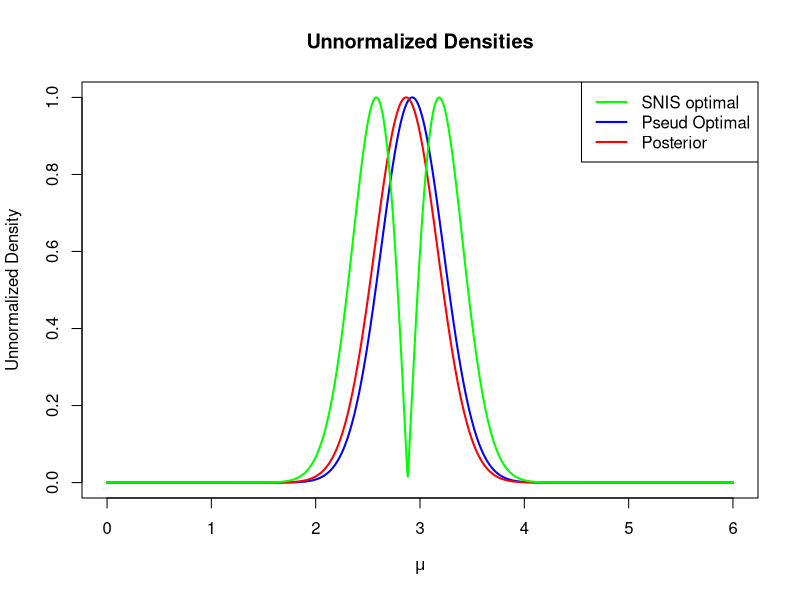

Write the R code that produced this figure. (Note: this script raises an error after producing the figure.)

rwMH_sampler <- function(log_density_fn, init = 0, num_samples = 1e4, prop_var = 1, verbose = FALSE){
  num_accepts <- 0
  
  chain <- numeric(length = num_samples)
  chain[1] <- init
  
  for(i in 2:num_samples){
    prop <- chain[i-1] + sqrt(prop_var) * rnorm(n = 1, mean = 0, sd = 1)
    log_MH_ratio <- log_density_fn(prop) - log_density_fn(chain[i-1])
    
    
    if(log(runif(1)) < log_MH_ratio){
      chain[i] <- prop
      num_accepts <- num_accepts + 1
    }
    else{
      chain[i] <- chain[i-1]
    }
  }
  if(verbose) print(paste("Acceptance rate is", num_accepts/num_samples))
  return(chain)
}


MALA_sampler <- function(log_density_fn, grad_log_fn, init = 0, num_samples = 1e4, step_size = 0.1, verbose = FALSE) {
  num_accepts <- 0
  
  chain <- numeric(length = num_samples)
  chain[1] <- init
  
  for(i in 2:num_samples) {
    current <- chain[i-1]
    grad <- grad_log_fn(current)
    
    prop <- current + 0.5 * step_size * grad + sqrt(step_size) * rnorm(1)
    
    grad_prop <- grad_log_fn(prop)
    log_q_forward <- -((prop - current - 0.5 * step_size * grad)^2) / (2 * step_size)
    log_q_backward <- -((current - prop - 0.5 * step_size * grad_prop)^2) / (2 * step_size)
    log_MH_ratio <- log_density_fn(prop) - log_density_fn(current) + log_q_backward - log_q_forward
    
    if(log(runif(1)) < log_MH_ratio) {
      chain[i] <- prop
      num_accepts <- num_accepts + 1
    } else {
      chain[i] <- current
    }
  }
  
  if(verbose) print(paste("MALA Acceptance rate is", num_accepts / num_samples))
  return(chain)
}


HMC_sampler <- function(log_density_fn, grad_log_fn, init = 0, num_samples = 1e4, step_size = 0.1, L = 10, verbose = FALSE) {
  num_accepts <- 0
  
  chain <- numeric(length = num_samples)
  chain[1] <- init
  
  for(i in 2:num_samples) {
    current <- chain[i-1]
    momentum <- rnorm(1)  # Sample initial momentum
    
    # Leapfrog integration
    prop <- current
    prop_momentum <- momentum + 0.5 * step_size * grad_log_fn(prop)  # Half step in momentum
    
    for(l in 1:L) {
      prop <- prop + step_size * prop_momentum  # Full step in position
      if(l != L) prop_momentum <- prop_momentum + step_size * grad_log_fn(prop)  # Full step in momentum
    }
    
    prop_momentum <- prop_momentum + 0.5 * step_size * grad_log_fn(prop)  # Final half step in momentum
    prop_momentum <- -prop_momentum  # Negate momentum (reverse dynamics)
    
    log_MH_ratio <- log_density_fn(prop) - log_density_fn(current) + 
      (momentum^2 - prop_momentum^2) / 2  # Kinetic energy term
    
    if(log(runif(1)) < log_MH_ratio) {
      chain[i] <- prop
      num_accepts <- num_accepts + 1
    } else {
      chain[i] <- current
    }
  }
  
  if(verbose) print(paste("HMC Acceptance rate is", num_accepts / num_samples))
  return(chain)
}





true_mean <- 3
num_samples <- 10
sd <- 1

samples <- rnorm(num_samples, true_mean, sd)

analytical_posterior_mean <- sum(samples)/(num_samples +1)
analytical_posterior_var <- 1/(num_samples + 1)

prior_mean <- 0
prior_sd <- 1

toy1_log_prior <- function(mu){
  return(dnorm(mu, mean = prior_mean, sd = prior_sd, log = TRUE))
}

toy1_log_likelihood <- function(mu){
  return(sum( dnorm( samples, mean = mu, sd = 1, log = TRUE) ) )
}

toy1_moments <- function(mu){
  return(c(mu, mu^2))
}

toy1_log_opt_density <- function(mu){
  return(toy1_log_prior(mu) +toy1_log_likelihood(mu) + log(sqrt(sum(toy1_moments(mu)^2))))
}

toy1_log_opt_SNIS<- function(mu){
  true_moments <- c(analytical_posterior_mean, analytical_posterior_var+analytical_posterior_mean^2)
  return(toy1_log_prior(mu) +toy1_log_likelihood(mu) + log(sqrt(sum((toy1_moments(mu)-true_moments)^2))))
}

toy1_log_posterior <- function(mu){
  return( toy1_log_prior(mu) + toy1_log_likelihood(mu) ) 
}

true_mean <- 3
num_samples <- 10
sd <- 1

samples <- rnorm(num_samples, true_mean, sd)

analytical_posterior_mean <- sum(samples)/(num_samples +1)
analytical_posterior_var <- 1/(num_samples + 1)

prior_mean <- 0
prior_sd <- 1

toy1_log_prior <- function(mu){
  return(dnorm(mu, mean = prior_mean, sd = prior_sd, log = TRUE))
}

toy1_log_likelihood <- function(mu){
  return(sum( dnorm( samples, mean = mu, sd = 1, log = TRUE) ) )
}

toy1_moments <- function(mu){
  return(c(mu, mu^2))
}

toy1_log_opt_density <- function(mu){
  return(toy1_log_prior(mu) +toy1_log_likelihood(mu) + log(sqrt(sum(toy1_moments(mu)^2))))
}

toy1_log_opt_SNIS<- function(mu){
  true_moments <- c(analytical_posterior_mean, analytical_posterior_var+analytical_posterior_mean^2)
  return(toy1_log_prior(mu) +toy1_log_likelihood(mu) + log(sqrt(sum((toy1_moments(mu)-true_moments)^2))))
}

toy1_log_posterior <- function(mu){
  return( toy1_log_prior(mu) + toy1_log_likelihood(mu) ) 
}

mu_values <- seq(0, 6, length.out = 1000)
log_opt_density <- sapply(mu_values, toy1_log_opt_density)
log_opt_SNIS <- sapply(mu_values, toy1_log_opt_SNIS)
log_posterior_density <- sapply(mu_values, toy1_log_posterior)

opt_density <- exp(log_opt_density - max(log_opt_density))  
opt_density_SNIS <- exp(log_opt_SNIS - max(log_opt_SNIS))
posterior_density <- exp(log_posterior_density - max(log_posterior_density))


plot(mu_values, opt_density, type = "l", col = "blue", lwd = 2, 
     ylab = "Unnormalized Density", xlab = expression(mu),
     main = "Unnormalized Densities", ylim = c(0, max(opt_density, posterior_density)))

lines(mu_values, posterior_density, col = "red", lwd = 2)
lines(mu_values, opt_density_SNIS, col = "green", lwd = 2)


legend("topright", legend = c("SNIS optimal", "Pseud Optimal", "Posterior"),
       col = c("green", "blue", "red"), lwd = 2)

burnin <- 2000
num_chains <- 100

toy1_mean_estimates_posterior <- numeric(length = num_chains)
toy1_var_estimates_posterior <- numeric(length = num_chains)

toy1_mean_estimates_opt <- numeric(length = num_chains)
toy1_var_estimates_opt <- numeric(length = num_chains)

toy1_mean_estimates_snis_opt <- numeric(length = num_chains)
toy1_var_estimates_snis_opt <- numeric(length = num_chains)


for(i in 1:num_chains){
  if(i == 1){
    chain <- rwMH(toy1_log_posterior, prop_var = 0.49, num_samples = 1e5, verbose = TRUE)
    plot(chain)
  }
  else chain <- rwMH(toy1_log_posterior, prop_var = 0.49, num_samples = 1e5)
  toy1_mean_estimates_posterior[i] <- mean(chain[burnin:num_samples])
  toy1_var_estimates_posterior[i] <- mean(chain[burnin:num_samples]^2) - toy1_mean_estimates_posterior[i]^2
}

for(i in 1:num_chains){
  if(i == 1){
    chain <- rwMH(toy1_log_opt_density, prop_var = 0.49, num_samples = 1e5, verbose = TRUE)
    plot(chain)
  }
  else chain <- rwMH(toy1_log_opt_density, prop_var = 0.49, num_samples = 1e5)
  weights <-exp( sapply( chain[burnin:num_samples] , toy1_log_posterior) - sapply( chain[burnin:num_samples], toy1_log_opt_density))
  
  toy1_mean_estimates_opt[i] <- sum(weights*chain[burnin:num_samples])/sum(weights)
  toy1_var_estimates_opt[i] <- sum(weights*chain[burnin:num_samples]^2)/sum(weights)- toy1_mean_estimates_opt[i]^2
}

for(i in 1:num_chains){
  if(i == 1){
    chain <- rwMH(toy1_log_opt_SNIS, prop_var = 0.64, num_samples = 1e5, verbose = TRUE)
    plot(chain)
  }
  else chain <- rwMH(toy1_log_opt_SNIS, prop_var = 0.49, num_samples = 1e5)
  weights <-exp( sapply( chain[burnin:num_samples] , toy1_log_posterior) - sapply( chain[burnin:num_samples], toy1_log_opt_SNIS))
  
  toy1_mean_estimates_snis_opt[i] <- sum(weights*chain[burnin:num_samples])/sum(weights)
  toy1_var_estimates_snis_opt[i] <- sum(weights*chain[burnin:num_samples]^2)/sum(weights)- toy1_mean_estimates_snis_opt[i]^2
}

print(paste("Posterior mean estimator bias" , mean(toy1_mean_estimates_posterior) - analytical_posterior_mean)) 
print(paste("Pseudo-optimal mean estimator bias" , mean(toy1_mean_estimates_opt) - analytical_posterior_mean)) 
print(paste("SNIS optimal mean estimator bias" , mean(toy1_mean_estimates_snis_opt) - analytical_posterior_mean)) 

print(paste("Posterior mean estimator variance" , var(toy1_mean_estimates_posterior)))
print(paste("Pseudo-optimal mean estimator variance" , var(toy1_mean_estimates_opt)))
print(paste("SNIS optimal mean estimator variance" , var(toy1_mean_estimates_snis_opt)))
print(paste("Posterior variance estimator bias" , mean(toy1_var_estimates_posterior) - analytical_posterior_var)) 
print(paste("Pseuod-optimal variance estimator bias" , mean(toy1_var_estimates_opt) - analytical_posterior_var)) 
print(paste("SNIS optimal variance estimator bias" , mean(toy1_var_estimates_snis_opt) - analytical_posterior_var)) 

print(paste("Posterior estimator variance" , var(toy1_var_estimates_posterior)))
print(paste("Pseudo-optimal estimator variance" , var(toy1_var_estimates_opt)))
print(paste("SNIS optimal estimator variance" , var(toy1_var_estimates_snis_opt)))
